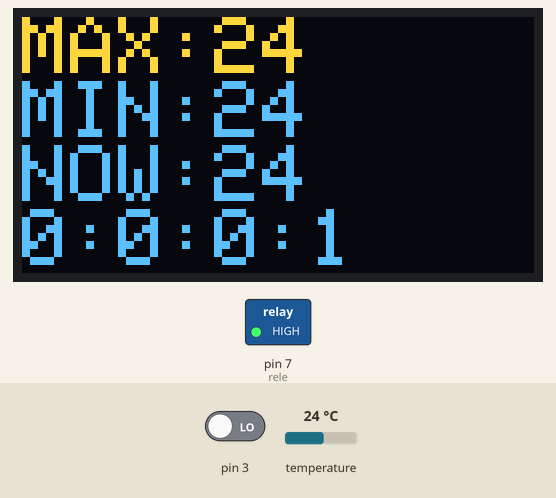
The sketch below on a simulated Arduino Uno, built with avr-gcc and run on an emulated ATmega328P. On the bench: 128×64 one-colour display, switched loads named in the sketch (green lamp = pin HIGH). Inputs (shaded band) come from the test bench; at power-on: temperature 24 °C, pin 3 LOW. The OLED is the two-colour kind (top 16 rows yellow); the display library's start-up logo is not drawn.

Above: at 2.5 s.
2.6 s: temperature set to 12 °C
At 4.1 s:
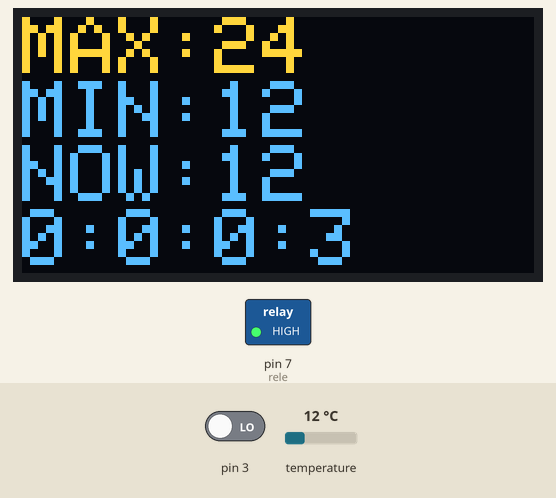
8.0 s: temperature set to 19 °C
At 10.0 s:
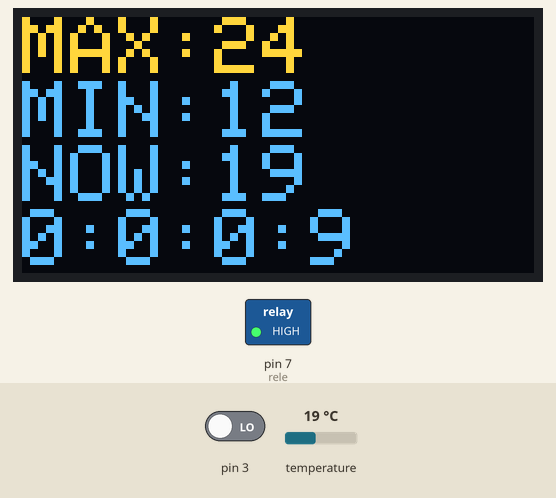
12.4 s: temperature set to 28 °C
At 13.5 s:
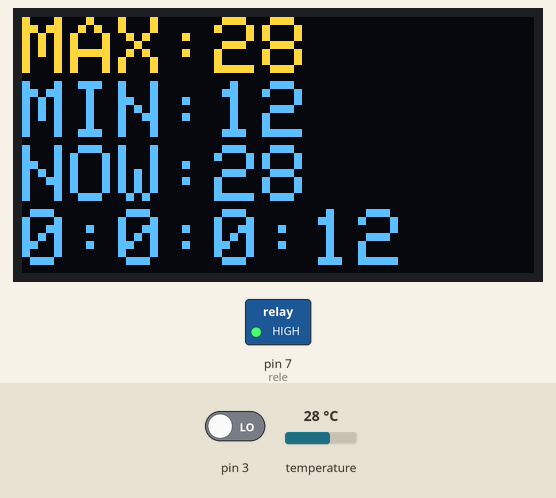
Timing chart, 0 to 15.4 s (numbered marks = the images above; inputs shaded):
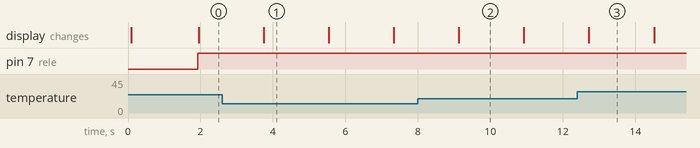

Measured:
- what the display in image 1 shows lasts 1.7 s, from 3.8 s to 5.5 s

The sketch:

temp_OLED_button_rele_resetFunc_graph_compressed.ino
```cpp
/*
  Sources
  https://www.instructables.com/id/Monochrome-096-i2c-OLED-display-with-arduino-SSD13/
  https://randomnerdtutorials.com/guide-for-ds18b20-temperature-sensor-with-arduino/
  https://www.forward.com.au/pfod/ArduinoProgramming/TimingDelaysInArduino.html
*/
/*********millisDelay init******
  #include <millisDelay.h>
  millisDelay heatDelay;*/

/*********OLED init*******/
//SCK -> A5
//SDA -> A4
#include <SPI.h>
#include <Wire.h>
#include <Adafruit_GFX.h>
#include <Adafruit_SSD1306.h>

#define SCREEN_WIDTH 128 // OLED display width, in pixels
#define SCREEN_HEIGHT 64 // OLED display height, in pixels

// Declaration for an SSD1306 display connected to I2C (SDA, SCL pins)
#define OLED_RESET     4 // Reset pin # (or -1 if sharing Arduino reset pin)
Adafruit_SSD1306 display(SCREEN_WIDTH, SCREEN_HEIGHT, &Wire, OLED_RESET);

#define NUMFLAKES     10 // Number of snowflakes in the animation example

#define LOGO_HEIGHT   16
#define LOGO_WIDTH    16

/*static const unsigned char PROGMEM logo_bmp[] =
  { B00000000, B11000000,
  B00000001, B11000000,
  B00000001, B11000000,
  B00000011, B11100000,
  B11110011, B11100000,
  B11111110, B11111000,
  B01111110, B11111111,
  B00110011, B10011111,
  B00011111, B11111100,
  B00001101, B01110000,
  B00011011, B10100000,
  B00111111, B11100000,
  B00111111, B11110000,
  B01111100, B11110000,
  B01110000, B01110000,
  B00000000, B00110000
  };*/

/******** temp init*****/
#include <OneWire.h>
#include <DallasTemperature.h>

// Data wire is plugged into pin 2 on the Arduino
#define ONE_WIRE_BUS 2

// Setup a oneWire instance to communicate with any OneWire devices
// (not just Maxim/Dallas temperature ICs)
OneWire oneWire(ONE_WIRE_BUS);

// Pass our oneWire reference to Dallas Temperature.
DallasTemperature sensors(&oneWire);

/*****own init*****/
uint8_t current_temp = 0;
uint8_t max_temp = 0;
uint8_t min_temp = 0;

uint8_t i = 0;

uint8_t heatDelay = 0;

bool error = false;

String TimeString = "";
long timeSince = 0;

uint8_t TempHistory[128];
int k = 0;

#define rele 7


void setup() {
  Serial.begin(9600);
  attachInterrupt(digitalPinToInterrupt(3), buttonpress, RISING);
  i = 30;
  pinMode(rele, OUTPUT);

  /******millisDelay setup*****/


  /******OLED setup*****/
  // SSD1306_SWITCHCAPVCC = generate display voltage from 3.3V internally
  if (!display.begin(SSD1306_SWITCHCAPVCC, 0x3C)) { // Address 0x3D for 128x64
    Serial.println(F("SSD1306 allocation failed"));
    //for (;;); // Don't proceed, loop forever
  }

  // Show initial display buffer contents on the screen --
  // the library initializes this with an Adafruit splash screen.
  display.display();
  delay(0); // Pause for 2 seconds

  // Clear the buffer
  display.clearDisplay();

  // Draw a single pixel in white
  display.drawPixel(10, 10, SSD1306_WHITE);

  // Show the display buffer on the screen. You MUST call display() after
  // drawing commands to make them visible on screen!
  display.display();
  delay(300);
  // display.display() is NOT necessary after every single drawing command,
  // unless that's what you want...rather, you can batch up a bunch of
  // drawing operations and then update the screen all at once by calling
  // display.display(). These examples demonstrate both approaches...

  /******temp setup*****/
  sensors.begin();
  sensors.requestTemperatures();
  current_temp = (sensors.getTempCByIndex(0));
  min_temp = current_temp;
  max_temp = current_temp;
}

void(* resetFunc) (void) = 0;

void loop() {
  temp_update();
  TimeStringFunc(); //Has to be in the main loop to log the temperature, as the trigger for TempHistoryFunc() is inside TimeStringFunc() (Bad coding yes I know)
  if (current_temp > 60 && heatDelay == 0) {
    digitalWrite(rele, LOW);
    heatDelay = 60 * 15; //60*15 gives 15 minutes of delay with the delay(1000) at the bottom of the loop
  }
  else if (current_temp < 0 && heatDelay == 0) {
    digitalWrite(rele, LOW);
    error = true;
  }
  else if (heatDelay == 0 &&  error != true) {
    digitalWrite(rele, HIGH);
  }

  if (i > 15) {
    drawtemp(); //drawtemp(); or drawgraph();
    i --;
  }
  else if ((i <= 15) && (i > 0)){
    drawgraph();
    i --;
  }
  else {
    clear_display_function();
  }

  if (heatDelay > 0) {
    heatDelay --;
  }

  delay(1000);
}

String TimeStringFunc() {
  /*
    long day = 86400000; // 86400000 milliseconds in a day
    long hour = 3600000; // 3600000 milliseconds in an hour
    long minute = 60000; // 60000 milliseconds in a minute
    long second =  1000; // 1000 milliseconds in a second
  */
  long timeNow = millis();

  uint8_t days = timeNow / 86400000;                                //number of days
  TimeString = String(days) + ':';

  //Resets every 30 days to avoid errors related to millis() overflow
  if (days > 30) {
    Serial.println("reset time");
    resetFunc();
  }

  uint8_t hours = (timeNow % 86400000) / 3600000;                       //the remainder from days division (in milliseconds) divided by hours, this gives the full hours
  TimeString += hours;
  TimeString += ':';

  uint8_t minutes = ((timeNow % 86400000) % 3600000) / 60000 ;         //and so on...
  TimeString += minutes;
  TimeString += ':';

  //Every 12 minutes the temperature is saved
  if (((minutes % 12) == 0) && ((timeNow - timeSince) > 120000)) { //(minutes % 12 == 0 && timeNow - timeSince > 120000)
    timeSince = timeNow;
    TempHistoryFunc();
  }

  uint8_t seconds = (((timeNow % 86400000) % 3600000) % 60000) / 1000;
  TimeString += seconds;
  return TimeString;
}

void temp_update() {
  // call sensors.requestTemperatures() to issue a global temperature
  // request to all devices on the bus
  sensors.requestTemperatures(); // Send the command to get temperature readings
  current_temp = (sensors.getTempCByIndex(0)); // Why "byIndex"?
  // You can have more than one DS18B20 on the same bus.
  // 0 refers to the first IC on the wire
  if (current_temp > max_temp) {
    max_temp = current_temp;
  }
  else if (current_temp < min_temp) {
    min_temp = current_temp;
  }
}

void clear_display_function() {
  display.clearDisplay();
  /*display.setTextSize(2);
    display.setTextColor(SSD1306_BLACK);
    display.setCursor(0,0);
    display.print(F("MAX:"));*/
  display.display();
}

void drawtemp(void) {     //OLED function
  display.clearDisplay();
  /*
    display.setTextSize(1);             // Normal 1:1 pixel scale
    display.setTextColor(SSD1306_WHITE);        // Draw white text
    display.setCursor(0,0);             // Start at top-left corner
    display.println(F("Hello, world!"));

    display.setTextColor(SSD1306_BLACK, SSD1306_WHITE); // Draw 'inverse' text
    display.println(3.141592);
  */

  display.setTextSize(2);             // Draw 2X-scale text
  display.setTextColor(SSD1306_WHITE);
  display.setCursor(0, 0);            // Start at top-left corner
  display.print(F("MAX:")); display.println(max_temp);
  display.print(F("MIN:")); display.println(min_temp);
  display.print(F("NOW:")); display.println(current_temp); display.println(TimeString);

  display.display();
}

void drawgraph() {
  uint8_t d_heigth = 64;
  int d_length = 128; //length of display

  display.clearDisplay();

  for (uint8_t j = 0; j <= d_length; j++) {
    display.drawPixel(j, d_heigth - 60, SSD1306_WHITE);
  }
  for (uint8_t j = 0; j <= d_length - 1; j++) {
    display.drawPixel(j + 1, d_heigth - TempHistory[j], SSD1306_WHITE);
  }

  display.display();
}

void TempHistoryFunc() {
  if (k > 127){
    k = 0;
  }
  TempHistory[k] = current_temp;
  for (uint8_t j = 1; (j <= 8) && (k + j <= 127); j++) {
    TempHistory[k + j] = 70; //out of the picture
  }
  k ++;
}

void buttonpress() {
  i = 30;
}
```
